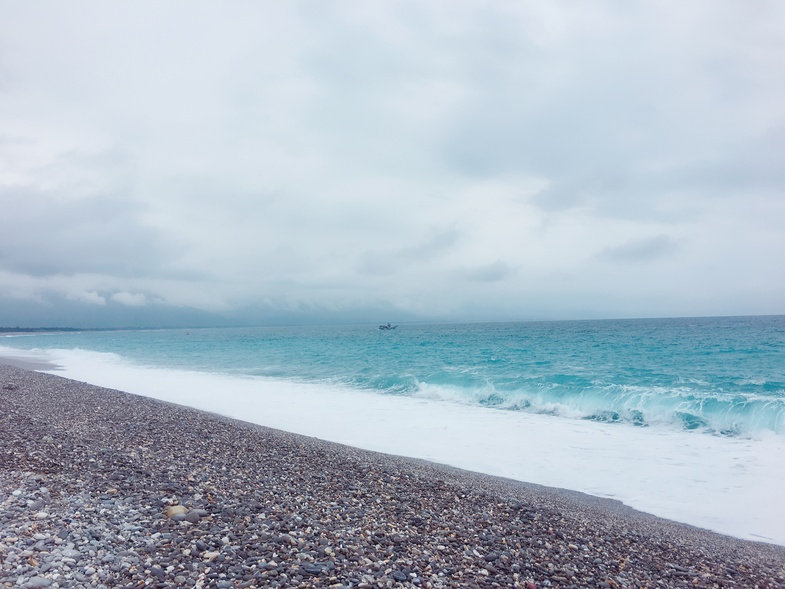
#> input picture chapter4/images/Compare_Hist_1.jpg, 785 x 589 px, shrunk from 3264 x 2448 before the run
$ python Compare_Hist.py
#> lines starting #> are read from the running program, lines starting #| are printed output that depends on the picture
# -*- coding:utf-8 -*-
import cv2 as cv
import numpy as np
from matplotlib import pyplot as plt
import sys


def normalize_image(path):
    # 以灰度方式读取图像
#> called with path = './images/Compare_Hist_1.jpg'
    image = cv.imread(path, 0)
#> image: shape (589, 785); min 0, max 255, mean 183.2
    # 判断图片是否读取成功
    if image is None:
        print('Failed to read image.')
        sys.exit()
    # 绘制直方图（可省略）
    plt.hist(image.ravel(), 256, [0, 256])
    plt.title(path.split('/')[-1])
    plt.show()
#> figure, not shown here; tallest bar 17416 high, from x = 225 to 226
    # 计算图像直方图
    image_hist = cv.calcHist([image], [0], None, [256], [0, 256])
#> image_hist = 256 values, max 17416 at index 225, min 0 at index 3, mean 1806.1
    # 进行归一化
    normalize_result = np.zeros(image_hist.shape, dtype=np.float32)
#> normalize_result = 256 values from 0 to 0
    cv.normalize(image_hist, dst=normalize_result, alpha=0, beta=1.0, norm_type=cv.NORM_MINMAX)
    return normalize_result


def compare_hist(image1_path, image2_path):
    image1 = normalize_image(image1_path)
    image2 = normalize_image(image2_path)
#> call 2 of normalize_image, with path = './images/Compare_Hist_2.jpg'
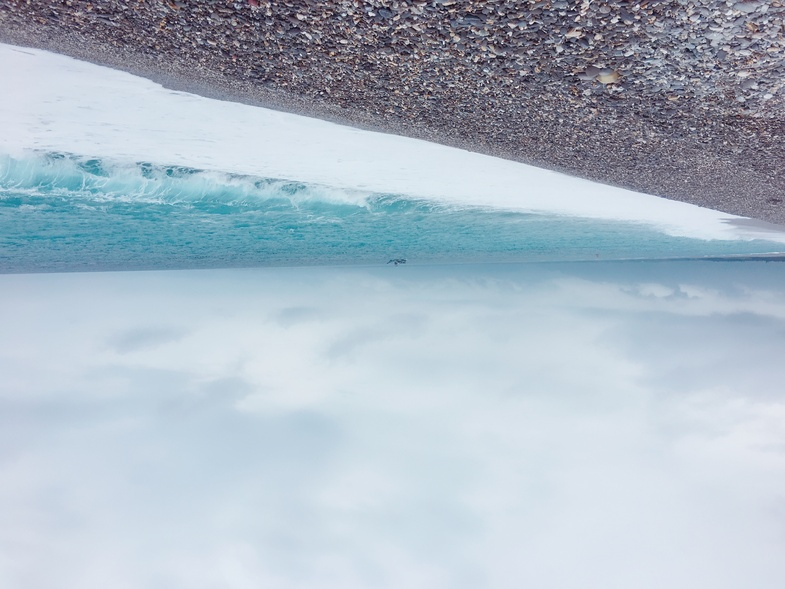
#> input picture chapter4/images/Compare_Hist_2.jpg, 785 x 589 px, shrunk from 3264 x 2448 before the run
#> in normalize_image (call 2), `image = cv.imread(path, 0)`:
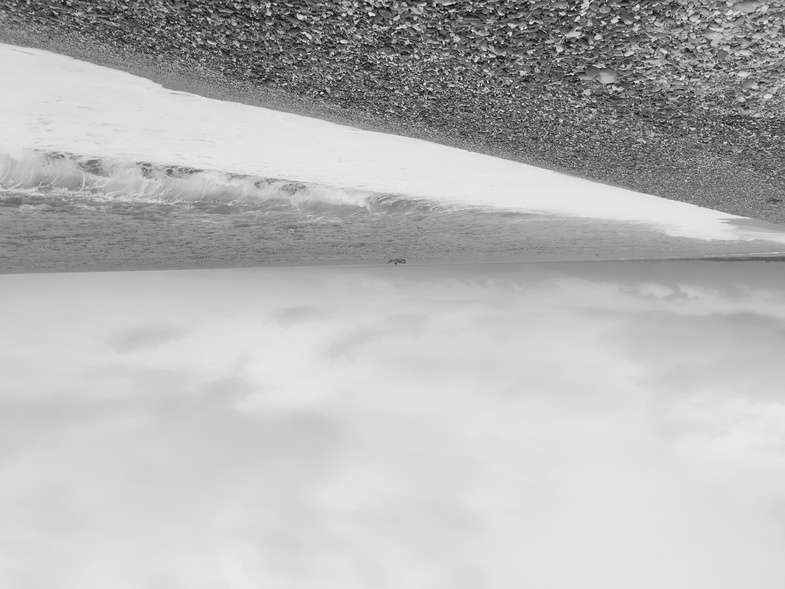
#> image: shape (589, 785); min 0, max 253, mean 183.2
#> in normalize_image (call 2), `image_hist = cv.calcHist([image], [0], None, [256], [0, 256])`: image_hist = 256 values, max 17348 at index 225, min 0 at index 5, mean 1806.1
    # 进行图像直方图比较
    return round(cv.compareHist(image1, image2, method=cv.HISTCMP_CORREL), 2)


if __name__ == '__main__':
    img1_path = './images/Compare_Hist_1.jpg'
    img2_path = './images/Compare_Hist_2.jpg'
    img3_path = './images/Compare_Hist_3.jpg'
    img4_path = './images/Compare_Hist_4.jpg'

    print('Compare_Hist_1.jpg与Compare_Hist_2.jpg的相似性为：%s' % (compare_hist(img1_path, img2_path)))
    print('Compare_Hist_3.jpg与Compare_Hist_4.jpg的相似性为：%s' % (compare_hist(img3_path, img4_path)))
#> call 3 of normalize_image, with path = './images/Compare_Hist_3.jpg'
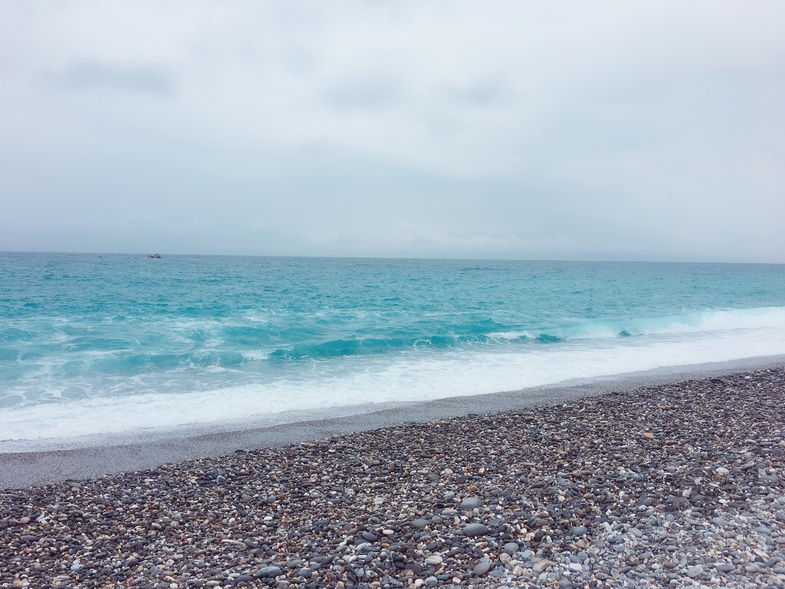
#> input picture chapter4/images/Compare_Hist_3.jpg, 785 x 589 px, shrunk from 3264 x 2448 before the run
#> in normalize_image (call 3), `plt.show()`:
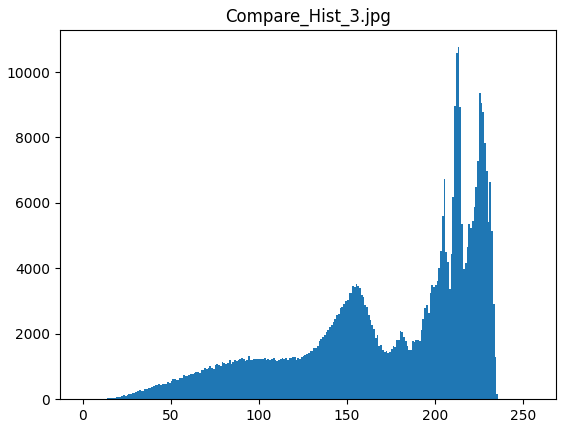
#> figure drawn by matplotlib, 1 panel; tallest bar 10758 high, from x = 213 to 214
#> in normalize_image (call 3), `image_hist = cv.calcHist([image], [0], None, [256], [0, 256])`: image_hist = 256 values, max 10758 at index 213, min 0 at index 2, mean 1806.1
#> call 4 of normalize_image, with path = './images/Compare_Hist_4.jpg'
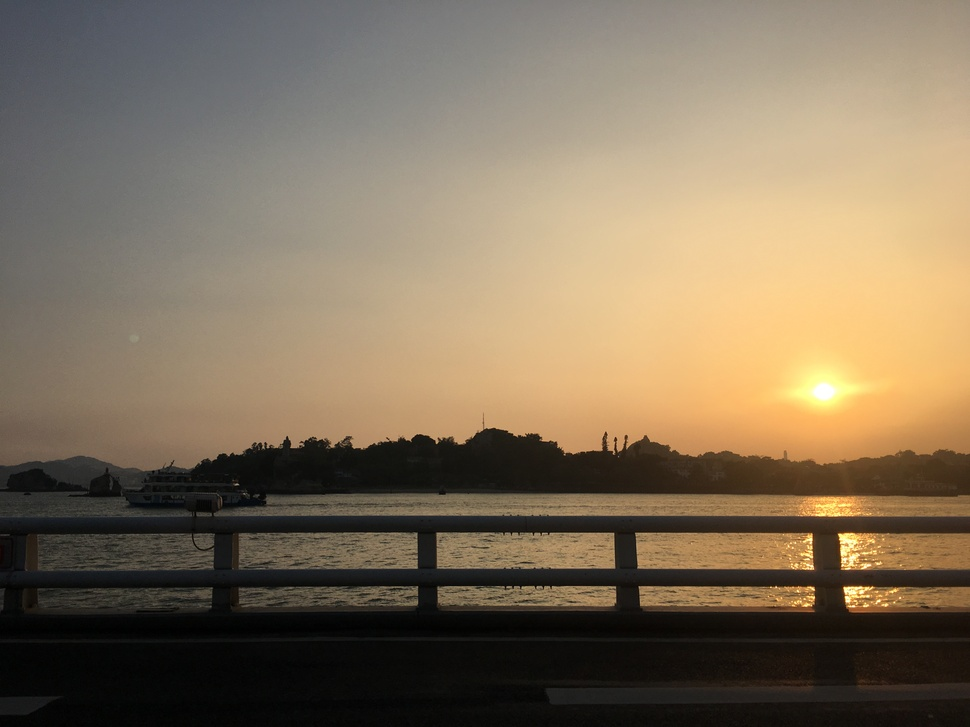
#> input picture chapter4/images/Compare_Hist_4.jpg, 970 x 727 px, shrunk from 4032 x 3024 before the run
#> in normalize_image (call 4), `image = cv.imread(path, 0)`:
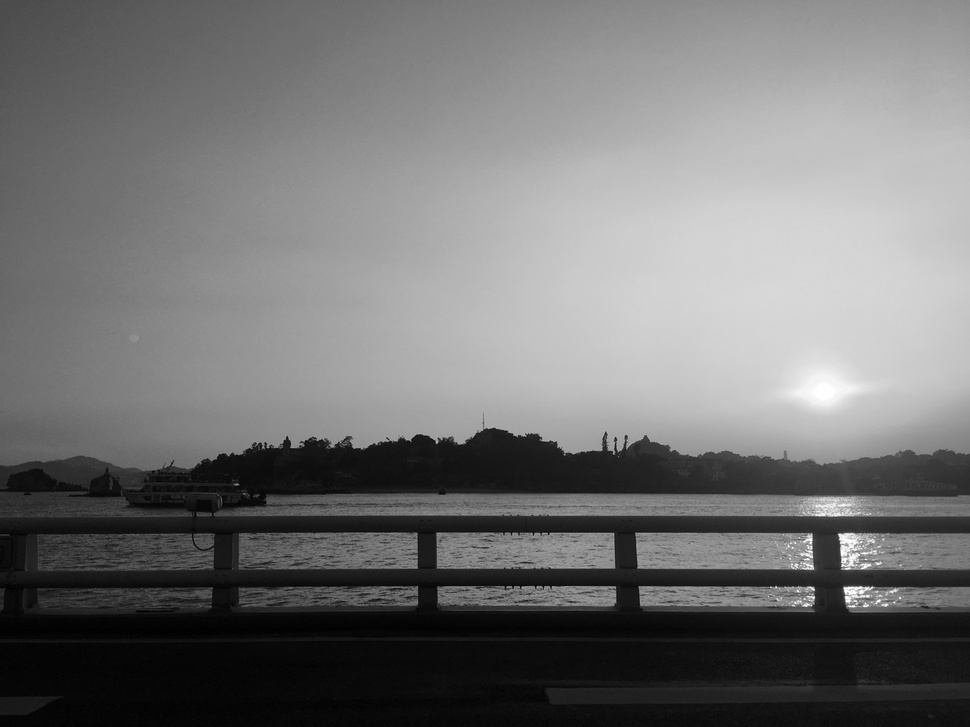
#> image: shape (727, 970); min 0, max 255, mean 114.8
#> in normalize_image (call 4), `plt.show()`:
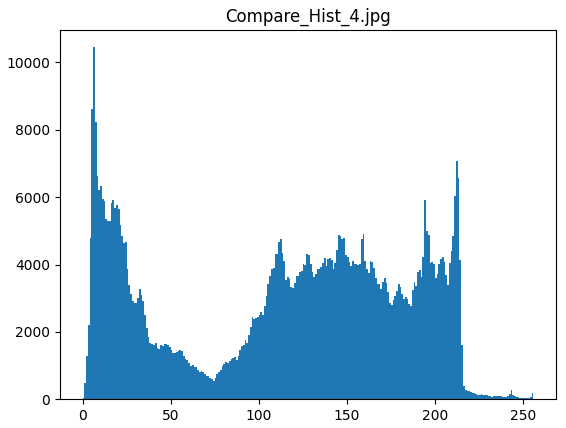
#> figure drawn by matplotlib, 1 panel; tallest bar 10454 high, from x = 6 to 7
#> in normalize_image (call 4), `image_hist = cv.calcHist([image], [0], None, [256], [0, 256])`: image_hist = 256 values, max 10454 at index 6, min 32 at index 0, mean 2754.6
